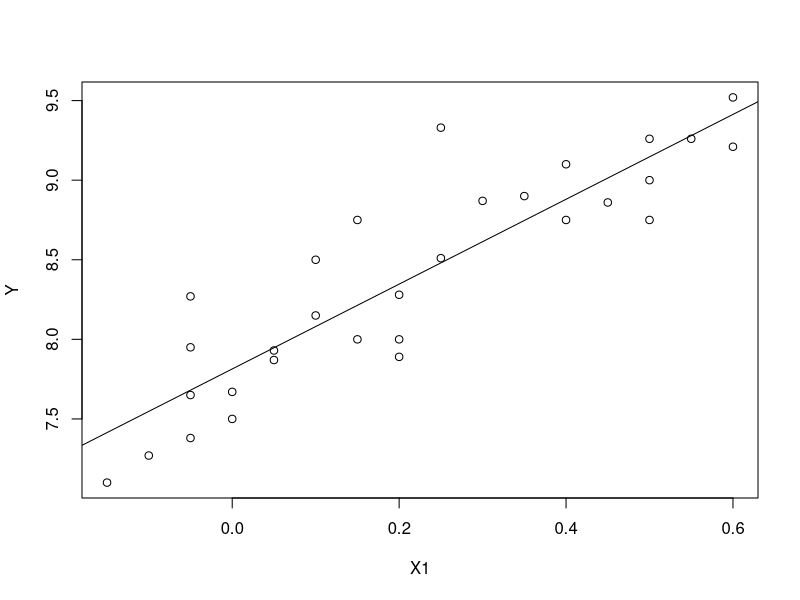
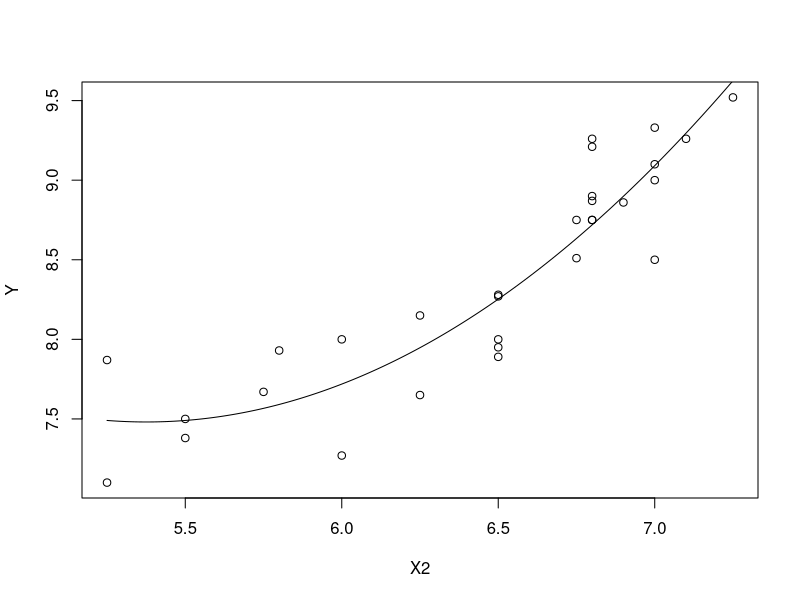

R code for these plots, in order:
# Exercise 1:
cement <- data.frame(
  X1=c(7, 1, 11, 11, 7, 11, 3,1, 2, 21, 1, 11, 10),
  X2=c(26, 29, 56, 31, 52, 55, 71, 31, 54, 47, 40, 66, 68),
  X3=c( 6, 15, 8, 8, 6, 9, 17, 22, 18, 4, 23, 9, 8),
  X4=c(60, 52, 20, 47, 33, 22, 6, 44, 22, 26, 34, 12, 12),
  Y =c(78.5, 74.3,104.3,87.6,95.9,109.2,102.7,2.5,93.1,115.9,83.8,113.3,109.4)
)
# (1)
lm_full <- lm(Y ~ X1+X2+X3+X4, data = cement)
summary(lm_full)

# (2)
selectedMod <- step(lm_full)
selectedMod

# (3)
summary(selectedMod)

# (4)
drop1(lm_full, test = 'F')

# (5)
# the residual sum of squares for model lm_full:
sum(resid(lm_full)^2) 
# the residual sum of squares for model selectedMod:
sum(resid(selectedMod)^2)


# Exercise 2:
toothpaste <- data.frame(
  X1= c(-0.05, 0.25,0.60,0,0.25,0.20, 0.15,0.05,-0.15, 0.15,
    0.20, 0.10,0.40,0.45,0.35,0.30, 0.50,0.50, 0.40,-0.05, 
    -0.05,-0.10,0.20,0.10,0.50,0.60,-0.05,0,0.05, 0.55),
  X2= c( 5.50,6.75,7.25,5.50,7.00,6.50,6.75,5.25,5.25,6.00, 6.50,
    6.25,7.00,6.90,6.80,6.80,7.10,7.00,6.80,6.50, 6.25,6.00,6.50,
    7.00,6.80,6.80,6.50,5.75,5.80,6.80),
  Y = c(7.38,8.51,9.52,7.50,9.33,8.28,8.75,7.87,7.10,8.00, 
    7.89,8.15,9.10,8.86,8.90,8.87,9.26,9.00,8.75,7.95, 7.65,
    7.27,8.00,8.50,8.75,9.21,8.27,7.67,7.93,9.26) )
lm.sol <- lm(Y~X1+X2, data=toothpaste)
summary(lm.sol)
# 绘散点图和回归曲线:
attach(toothpaste)
plot(Y~X1)
abline(lm(Y~X1)) 

lm2.sol <- lm(Y~X2+I(X2^2)) 
x <- seq(min(X2), max(X2), len=200)
y <- predict(lm2.sol, data.frame(X2= x))
plot(Y~X2)
lines(x,y)

# confidence intervals for beta coefficients:
confint(lm.sol)
confint(lm2.sol)








